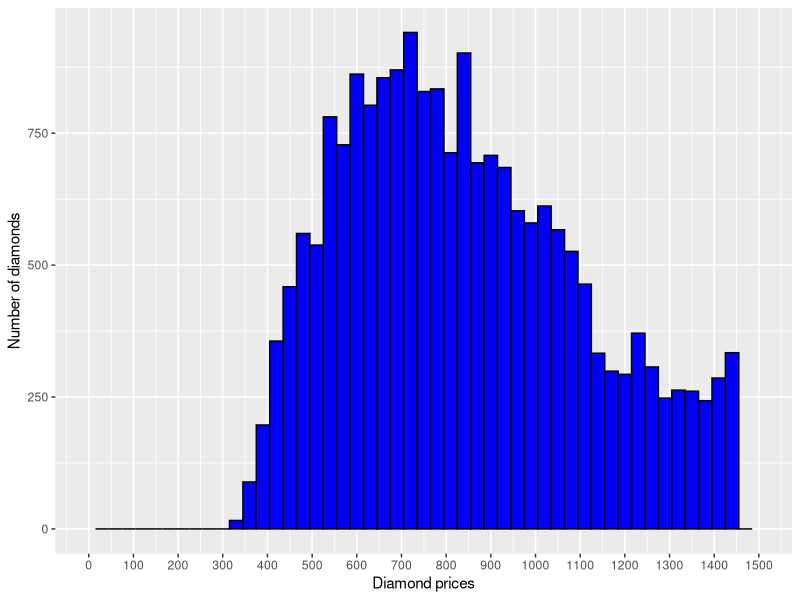
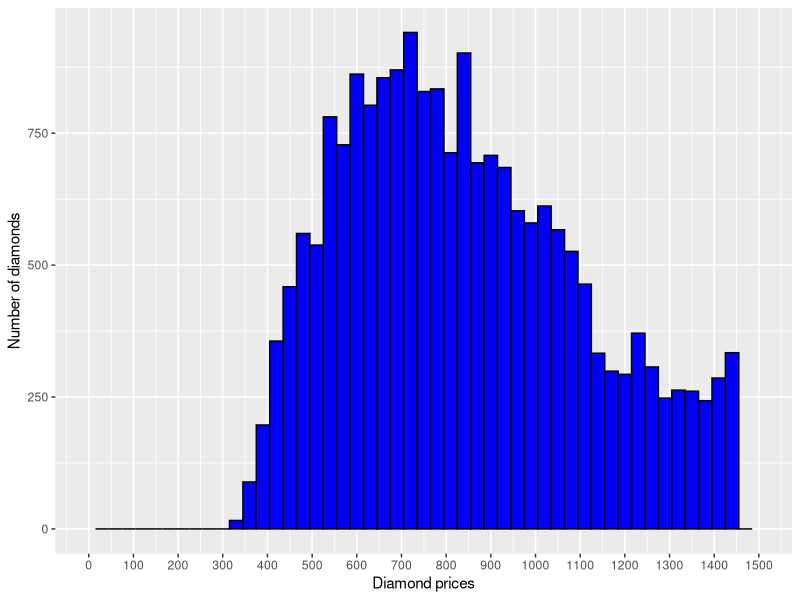
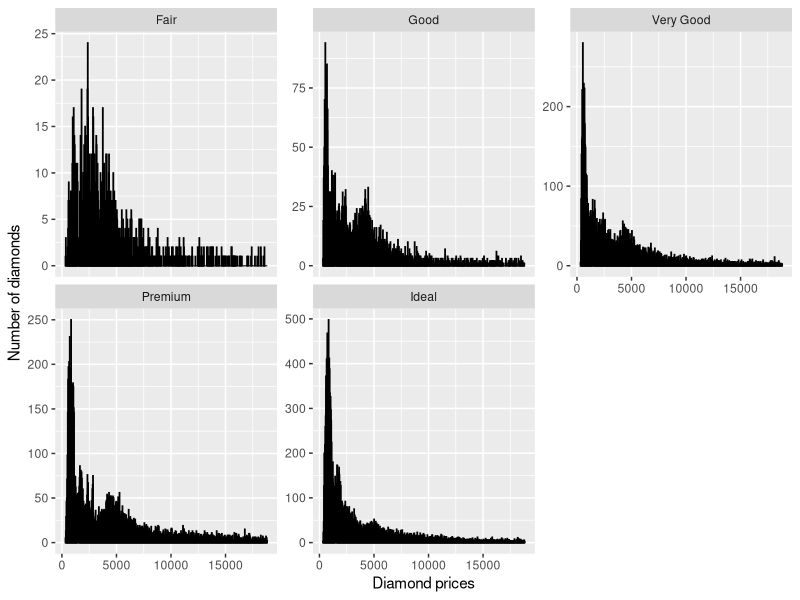
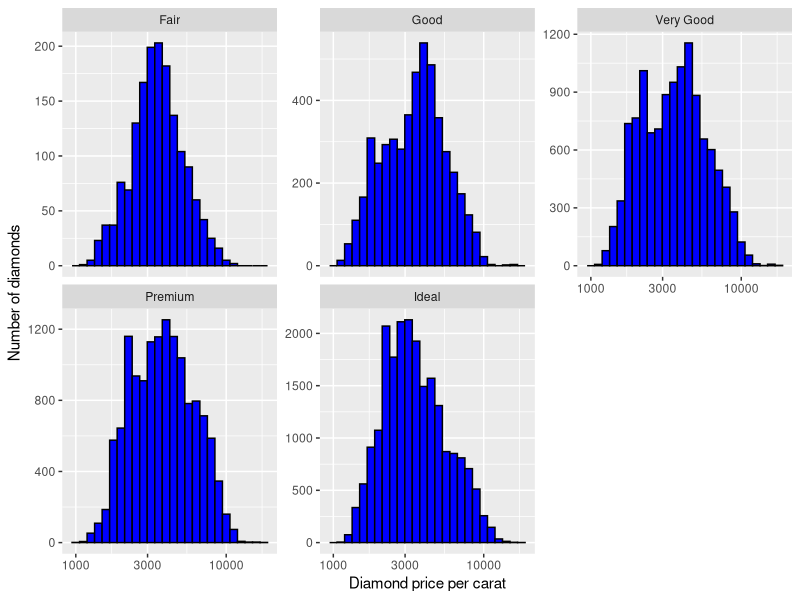
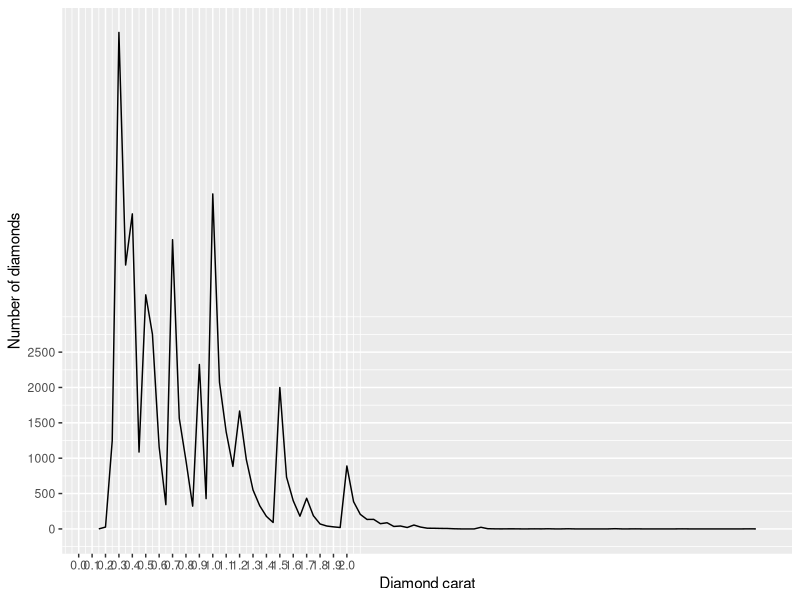

Source code (R) for these figures, in order:
## ---- chunk 1
library(ggplot2)
data(diamonds)
## ---- chunk 2
dp_hist <- qplot(x = price, data = diamonds, binwidth = 30
      , color = I('black'), fill = I('blue')) +
  xlab("Diamond prices") +
  ylab("Number of diamonds") +
  scale_x_continuous(limits = c(0, 1500), breaks = seq(0, 1500, 100))
dp_hist
## ---- chunk 3
dp_hist +
  scale_x_continuous(limits = c(0, 1500), breaks = seq(0, 1500, 100))
## ---- chunk 4
nrow(subset(diamonds, price < 500))
## ---- chunk 5
nrow(subset(diamonds, price < 250))
## ---- chunk 6
nrow(subset(diamonds, price <= 15000))
## ---- chunk 7
qplot(x = price, data = diamonds, binwidth = 30
      , color = I('black'), fill = I('blue')) +
  xlab("Diamond prices") +
  ylab("Number of diamonds") +
  facet_wrap(~cut, scales="free_y")
## ---- chunk 8
by(diamonds$price, diamonds$cut, summary, digits = max(getOption('digits')))
## ---- chunk 9
qplot(x = (price/carat), data = diamonds, binwidth = .05
      , color = I('black'), fill = I('blue')) +
  xlab("Diamond price per carat") +
  ylab("Number of diamonds") +
  scale_x_log10() +
  facet_wrap(~cut, scales="free_y")
## ---- chunk 10
qplot(x = carat, data = diamonds, geom = 'freqpoly', binwidth=.05) +
  scale_x_continuous(breaks=seq(0, 2, .1)) +
  scale_y_continuous(breaks=seq(0, 2500, 500)) +
  xlab("Diamond carat") +
  ylab("Number of diamonds")
